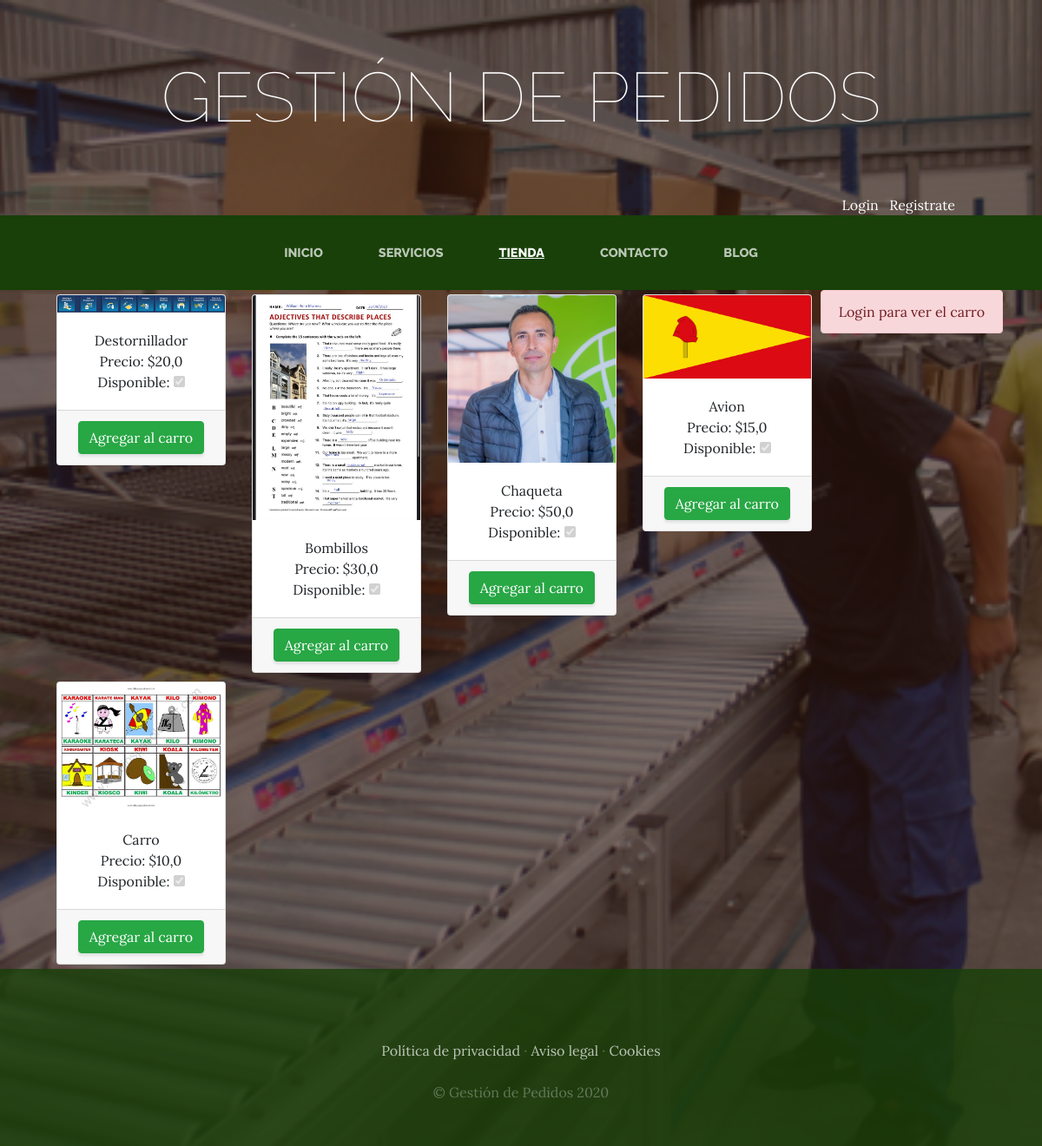
The app's page /tienda/ with its own data.
### tienda/models.py (models this page shows, shortened)
class Producto(models.Model):
    nombre = models.CharField(max_length=50)
    categorias = models.ForeignKey(CategoriaProducto, on_delete=models.CASCADE)
    imagen = models.ImageField(upload_to='tienda', null=True, blank=True)
    precio = models.FloatField()
    disponibilidad = models.BooleanField(default=True)
    created = models.DateTimeField(auto_now_add=True)
    updated = models.DateTimeField(auto_now_add=True)
    class Meta:
        verbose_name = "Producto"
        verbose_name_plural = "Productos"

### tienda/views.py (the view)
# urls.py: path('tienda/', include('tienda.urls')),# App Tienda
def tienda(request):
    producto_all = Producto.objects.all()
    return render(request, "tienda/tienda.html", {"productos":producto_all})

### carro/context_processor.py (called while the page is built)
def importe_total_carro(request):
    total = 0
    if request.user.is_authenticated:
        for key, value in request.session["carro"].items():
            total = total+float(value["precio"])
        print(total)
    else:
        total = "Debes hacer login"
    return {"importe_total_carro": total}

### tienda/templates/tienda/tienda.html
{% extends "ProyectoWebApp/base.html" %}
{% load static %}
{% block content %}
<div class="container">
  <div style="float: right;">
    {% if request.user.is_authenticated %}
      {% include "carro/widget.html" %}
    {% else %}
      <div class="alert alert-danger text-center">
        Login para ver el carro
      </div>
    {% endif %}
  </div>
  <div class="row">
      {% for producto in productos %}
      <div class="col-md-3">
        <div class="card" style="width: 100%; margin: 5px 5px;">
          <img src="{{producto.imagen.url}}" class="card-img-top">
          <div class="card-body" style="text-align: center;">
            <div>
              <h7 class="card-title">
                {{producto.nombre}}
              </h7>
            </div>
            <div>
              <h7 class="card-text">
                Precio:
                ${{producto.precio}}
              </h7>
            </div>
            <div>
              <h7 class="card-text">
                Disponible:
                <input type="checkbox" name="_selected_action" name="disponibilidad" class="action-select" {% if producto.disponibilidad %}checked{% endif %} disabled>
              </h7>
            </div>
          </div>
          <div class="card-footer text-center">
            <a href="{% url 'carro:agregar' producto.id %}" class="btn btn-success">Agregar al carro</a>
          </div>
        </div>
      </div>
      {% endfor %}
  </div>
</div>
{% endblock %}

### ProyectoWebApp/static/ProyectoWebApp/css/gestion.css (style rules this page uses)
body { font-family: 'Lora'; background: linear-gradient(rgba(47, 23, 15, 0.65), rgba(47, 23, 15, 0.65)), url("../img/bg_main.jpg"); background-attachment: fixed; background-position: center; background-size: cover; }
.btn { box-shadow: 0px 3px 3px 0px rgba(33, 37, 41, 0.1); }

### records on screen
Producto: imagen (picture), nombre "Destornillador", precio "20,0", disponibilidad "☑"
Producto: imagen (picture), nombre "Bombillos", precio "30,0", disponibilidad "☑"
Producto: imagen (picture), nombre "Chaqueta", precio "50,0", disponibilidad "☑"
Producto: imagen (picture), nombre "Avion", precio "15,0", disponibilidad "☑"
Producto: imagen (picture), nombre "Carro", precio "10,0", disponibilidad "☑"
